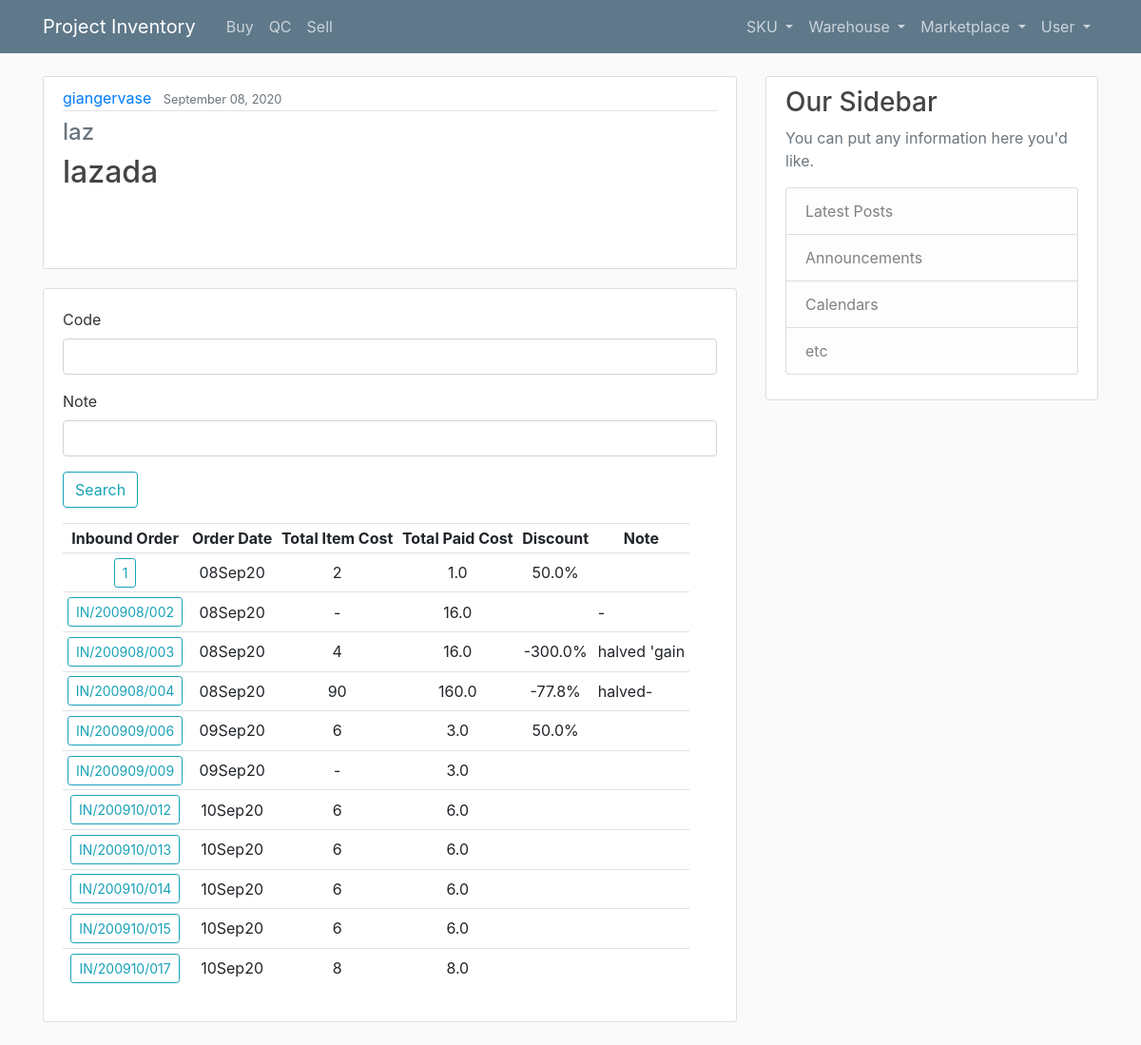
Page /marketplace/laz/ (signed in) on the committed database.
### sku/models.py (models this page shows, shortened)
class Marketplace(models.Model):
    slug = models.SlugField(max_length=50, null=True, unique=True)
    name = models.CharField(max_length=255, null=True)
    note = models.TextField(null=True, blank=True)
    creator = models.ForeignKey(User, on_delete=models.SET_NULL, null=True)
    date_added = models.DateTimeField(default=timezone.now, null=True)

class Inbound(models.Model):
    code = models.CharField(max_length=255, null=True, unique=True)
    total_paid_cost = models.FloatField(null=True)
    note = models.TextField(null=True, blank=True)
    creator = models.ForeignKey(User, on_delete=models.SET_NULL, null=True)
    date_added = models.DateTimeField(default=timezone.now, null=True)
    marketplace = models.ForeignKey(Marketplace, on_delete=models.SET_NULL, null=True)
    def __str__(self):
        return self.code
    def total_cost(self):
        sum = Product.objects.filter(inbound_order=self).aggregate(Sum('cost'))['cost__sum']
        if sum:
            return round(sum)
        else:
            return "-"
    def discount(self):
        if isinstance(self.total_cost(), str):
            return "-"
        else:
            disc = 1 - self.total_paid_cost/self.total_cost()
            if disc:
                return [disc, f'{round(disc*100,1)}%']
            else:
                return [disc, '']

### sku/views.py (the view)
# urls.py: path('marketplace/<str:slug>/', views.MarketplaceInboundList, name='marketplace-detail'),
def MarketplaceInboundList(request, slug):
    if not request.user.username:
        return redirect('/login/?next=%s' % request.path)
    marketplace = get_object_or_404(Marketplace, slug=slug)
    inbounds = Inbound.objects.filter(marketplace=marketplace)
    inbound_filter = MarketplaceInboundtFilter(request.GET, queryset=inbounds)
    inbounds = inbound_filter.qs
    context = { 'marketplace' : marketplace,
                'inbounds' : inbounds,
                'inbound_filter' : inbound_filter}
    return render(request, 'sku/marketplace_detail.html', context)

### sku/templates/sku/marketplace_detail.html (shortened to what this page needs)
{% extends 'base.html' %}
{% load crispy_forms_tags %}
{% block content %}
<article class="media content-section">
    <div class="media-body">
        <div class="article-metadata">
            <a class="mr-2" href="#">
                {{ marketplace.creator }}
            </a>
            <small class="text-muted">
                {{ marketplace.date_added|date:"F d, Y" }}
            </small>
        </div>
        <h4 class="mt-2 text-secondary">
            {{ marketplace.slug }}
        </h4>
        <h2>
            {{ marketplace.name }}
        </h2>
        <p class="article-content">
        </p>
    </div>
</article>
<div class="card card-body">
        <form method="get">
        {{inbound_filter.form|crispy}}
        <button class="btn btn-outline-info" type="submit">
            Search
        </button>
    </form>
    <table class="table table-sm table-hover table-responsive">
        <tr>
            <th style="text-align:center">Inbound Order</th>
            <th style="text-align:center">Order Date</th>
            <th style="text-align:center">Total Item Cost</th>
            <th style="text-align:center">Total Paid Cost</th>
            <th style="text-align:center">Discount</th>
            <th style="text-align:center">Note</th>
        </tr>
        {% for inbound in inbounds %}
        <tr>
            <td class="align-middle" style="text-align:center">
                <a class="btn btn-sm btn-outline-info" href="{% url 'inbound-detail' inbound.pk %}">{{ inbound }}</a>
            </td>
            <td class="align-middle" style="text-align:center">
                {% if inbound.date_added %}
                    {{ inbound.date_added|date:"dMy" }}
                {% endif %}
            </td>
            <td class="align-middle" style="text-align:center">
                {% if inbound.total_cost %}
                    {{ inbound.total_cost }}
                {% endif %}
            </td>
            <td class="align-middle" style="text-align:center">
                {% if inbound.total_paid_cost %}
                    {{ inbound.total_paid_cost }}
                {% endif %}
            </td>
            <td class="align-middle" style="text-align:center">
                {% if inbound.discount %}
                    {{ inbound.discount.1 }}
                {% endif %}
            </td>
            <td class="align-middle">
                {% if inbound.note %}
                {% if inbound.note|length > 140 %}
                    {{ inbound.note|slice:140 }} ...
                {% else %}
                    {{ inbound.note }}
                {% endif %}
                {% endif %}
            </td>
        </tr>
        {% endfor %}
    </table>
</div>
<br>
{% endblock %}

### static/css/main.css (style rules this page uses)
body { background: #fafafa; color: #333333; margin-top: 5rem; }
h1, h2, h3, h4, h5, h6 { color: #444444; }
.content-section { background: #ffffff; padding: 10px 20px; border: 1px solid #dddddd; border-radius: 3px; margin-bottom: 20px; }
.article-content { white-space: pre-line; }
.article-metadata { padding-bottom: 1px; margin-bottom: 4px; border-bottom: 1px solid #e3e3e3 }

### rows in the picture
Marketplace: creator "giangervase", date_added "September 08, 2020", slug "laz", name "lazada"
Inbound: code "1", date_added "08Sep20", total_cost "2", total_paid_cost "1.0", discount.1 "50.0%"
Inbound: code "IN/200908/002", date_added "08Sep20", total_cost "-", total_paid_cost "16.0", note "-"
Inbound: code "IN/200908/003", date_added "08Sep20", total_cost "4", total_paid_cost "16.0", discount.1 "-300.0%", note "halved 'gain"
Inbound: code "IN/200908/004", date_added "08Sep20", total_cost "90", total_paid_cost "160.0", discount.1 "-77.8%", note "halved-"
Inbound: code "IN/200909/006", date_added "09Sep20", total_cost "6", total_paid_cost "3.0", discount.1 "50.0%"
Inbound: code "IN/200909/009", date_added "09Sep20", total_cost "-", total_paid_cost "3.0"
Inbound: code "IN/200910/012", date_added "10Sep20", total_cost "6", total_paid_cost "6.0"
Inbound: code "IN/200910/013", date_added "10Sep20", total_cost "6", total_paid_cost "6.0"
Inbound: code "IN/200910/014", date_added "10Sep20", total_cost "6", total_paid_cost "6.0"
Inbound: code "IN/200910/015", date_added "10Sep20", total_cost "6", total_paid_cost "6.0"
Inbound: code "IN/200910/017", date_added "10Sep20", total_cost "8", total_paid_cost "8.0"
